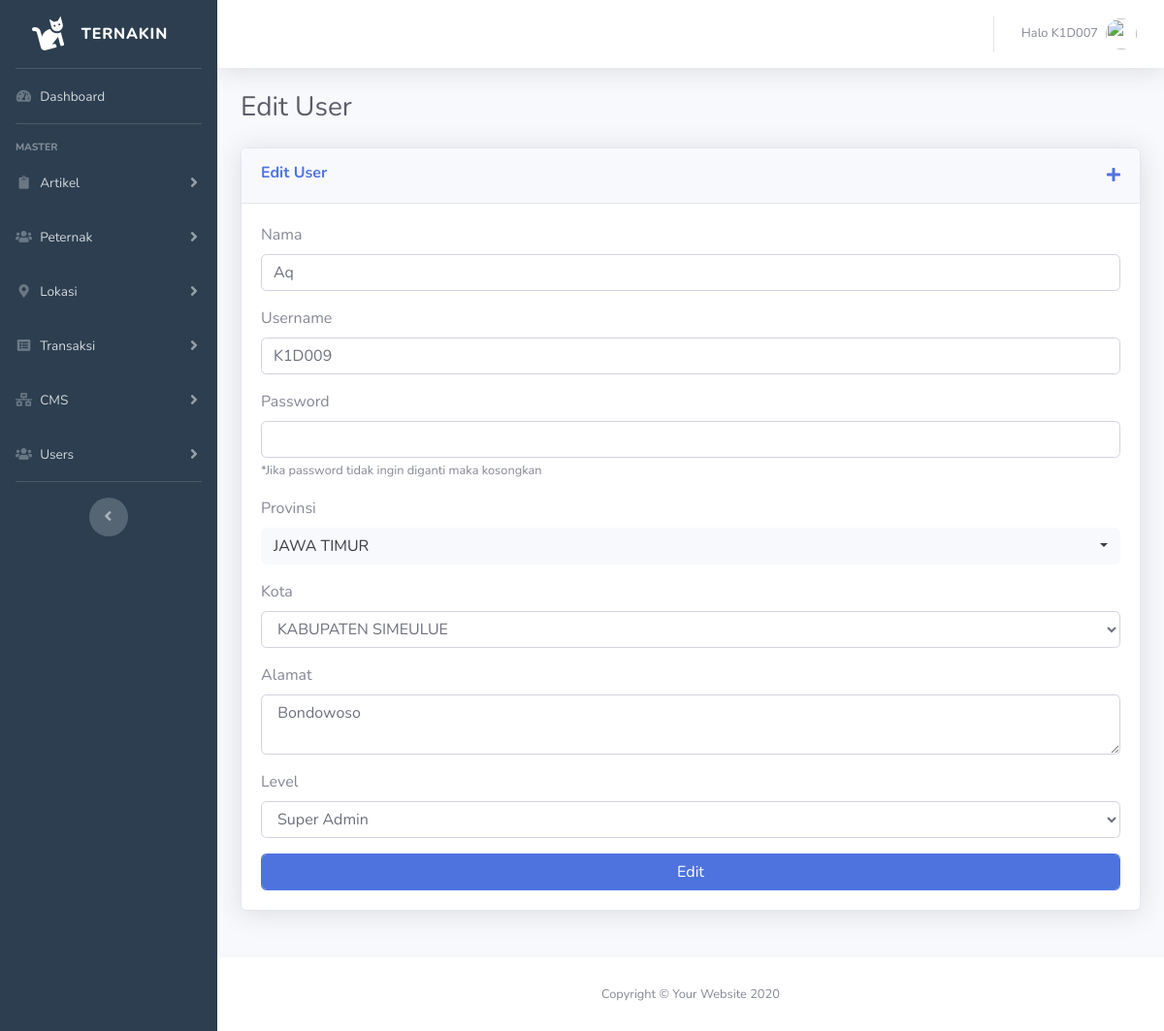
Page /cms-dashboard/pages/users/edit.php?id_user=12 (signed in) on the committed database.
### tables this page shows
CREATE TABLE `tb_users` (
  `id_users` int(3) NOT NULL,
  `nama` varchar(35) NOT NULL,
  `username` varchar(10) NOT NULL,
  `password` varchar(60) NOT NULL,
  `id_provinsi` int(2) NOT NULL,
  `id_kota` int(4) NOT NULL,
  `alamat` text NOT NULL,
  `level` enum('1','2','3') NOT NULL,
  `created_at` timestamp NOT NULL DEFAULT current_timestamp() ON UPDATE current_timestamp(),
  `updated_at` timestamp NULL DEFAULT NULL
);

### cms-dashboard/pages/users/edit.php (the view, shortened to what this page needs)
  <?php
    $title="Edit User";
    require_once"../../../config/database.php";
    require_once"../../templates/head-dashboard.php";
    $id = $_GET['id_user'];
    $user = mysqli_query($con , "SELECT * FROM tb_users WHERE id_users='".$id."'");
    $data_user = mysqli_fetch_assoc($user);
    $kota = mysqli_query($con,"SELECT * FROM tb_kota");
   ?>
   <link rel="stylesheet" type="text/css" href="<?=$_ENV['base_url']?>cms-dashboard/assets/vendor/bootstrap-select/css/bootstrap-select.min.css">
</head>
<body id="page-top">
  <div id="wrapper">
      <?php require_once"../../partials/sidebar.php"; ?>
    <div id="content-wrapper" class="d-flex flex-column">
      <div id="content">
          <?php require_once"../../partials/topbar.php"; ?>
        <div class="container-fluid" style="transition: 0.4s;">
          <div class="d-sm-flex align-items-center justify-content-between mb-4">
            <h1 class="h3 mb-0 text-gray-800"><?=$title?></h1>
          </div>
          <div class="row">
            <div class="col-lg-12 mb-4">
              <div class="card shadow mb-4">
                <div class="card-header py-3 d-sm-flex justify-content-between">
                  <h6 class="m-0 font-weight-bold text-primary"><?=$title?></h6>
                  <a href="tambah"><i class="fas fa-plus"></i></a>
                </div>
                <div class="card-body">
                  <form method="POST" action="<?=$_ENV['base_url']?>cms-dashboard/pages/users/aksi">
                    <div class="form-group">
                      <label>Nama</label>
                      <input type="text" name="nama" class="form-control" maxlength="35" value="<?=$data_user['nama']?>">
                    </div>
                    <div class="form-group">
                      <label>Username</label>
                      <input type="text" name="username" class="form-control" maxlength="10" value="<?=$data_user['username']?>">
                    </div>
                    <div class="form-group">
                      <label>Password</label>
                      <input type="password" name="password" class="form-control">
                      <small>*Jika password tidak ingin diganti maka kosongkan</small>
                    </div>
                    <div class="form-group">
                      <label>Provinsi</label>
                    </div>
                    <div class="form-group">
                      <label>Kota</label>
                      <select name="kota" id="kota" class="form-control">
                        <?php
                          while ($dataKot = mysqli_fetch_array($kota)) {
                            ?>
                              <option value="<?=$dataKot['id_kota']?>" <?=($data_user['id_kota']==$dataKot['id_kota'])?'selected':''; ?>><?=$dataKot['nama_kota']?></option>
                            <?php
                          }
                        ?>
                      </select>
                    </div>
                    <div class="form-group">
                      <label>Alamat</label>
                      <textarea class="form-control" name="alamat"> <?=$data_user['alamat']?></textarea>
                    </div>
                    <div class="form-group">
                      <label>Level</label>
                      <select name="level" class="form-control">
                        <option value="1" <?=($data_user['level']=="1")?'selected':''; ?> >Super Admin</option>
                      </select>
                    </div>
                    <button type="submit" class="btn btn-primary form-control" name="aksi" value="update-user">Edit</button>
                  </form>
                </div>
              </div>
            </div>
          </div>
        </div>
      </div>
      <footer class="sticky-footer bg-white">
        <div class="container my-auto">
          <div class="copyright text-center my-auto">
            <span>Copyright &copy; Your Website 2020</span>
          </div>
        </div>
      </footer>
    </div>
  </div>
  <?php require_once"../../templates/footer-dashboard.php"; ?>
</html>

### rows in the picture
tb_users: nama "Aq", username "K1D009", alamat "Bondowoso", level "Super Admin"

### other values in the picture
$_SESSION['user']['username'] "K1D007"
$title "Edit User"
form field kota "KABUPATEN SIMEULUE"
